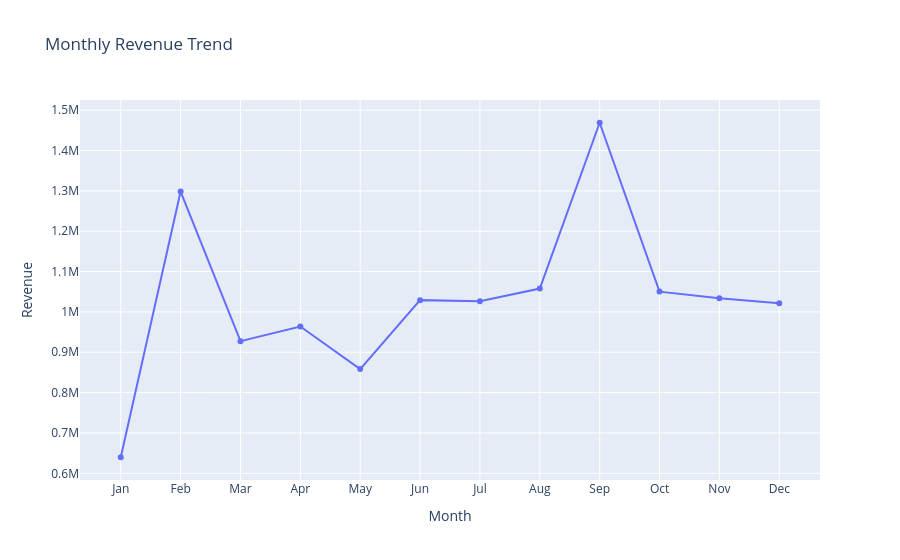

Notebook source saved alongside this figure:
### Code cell
## Create a line chart showing revenue trends. ##
line_chart = px.line(
                revenue_df,
                x="Month",
                y="Revenue",
                title="Monthly Revenue Trend",
                markers=True)
line_chart.show()

### Figure 1 — Plotly figure (JSON) as saved in the notebook; plotly's stock layout.template omitted (floating-point values rounded to 4 significant figures)
{"data": [{"hovertemplate": "Month=%{x}<br>Revenue=%{y}<extra></extra>", "legendgroup": "", "line": {"color": "#636efa", "dash": "solid"}, "marker": {"symbol": "circle"}, "mode": "lines+markers", "name": "", "orientation": "v", "showlegend": false, "type": "scatter", "x": ["Jan", "Feb", "Mar", "Apr", "May", "Jun", "Jul", "Aug", "Sep", "Oct", "Nov", "Dec"], "xaxis": "x", "y": [639793, 1298308, 927544, 963839, 858261, 1029262, 1026475, 1057972, 1468960, 1050352, 1034143, 1021397], "yaxis": "y"}], "layout": {"legend": {"tracegroupgap": 0}, "title": {"text": "Monthly Revenue Trend"}, "xaxis": {"anchor": "y", "domain": [0, 1], "title": {"text": "Month"}}, "yaxis": {"anchor": "x", "domain": [0, 1], "title": {"text": "Revenue"}}}}
